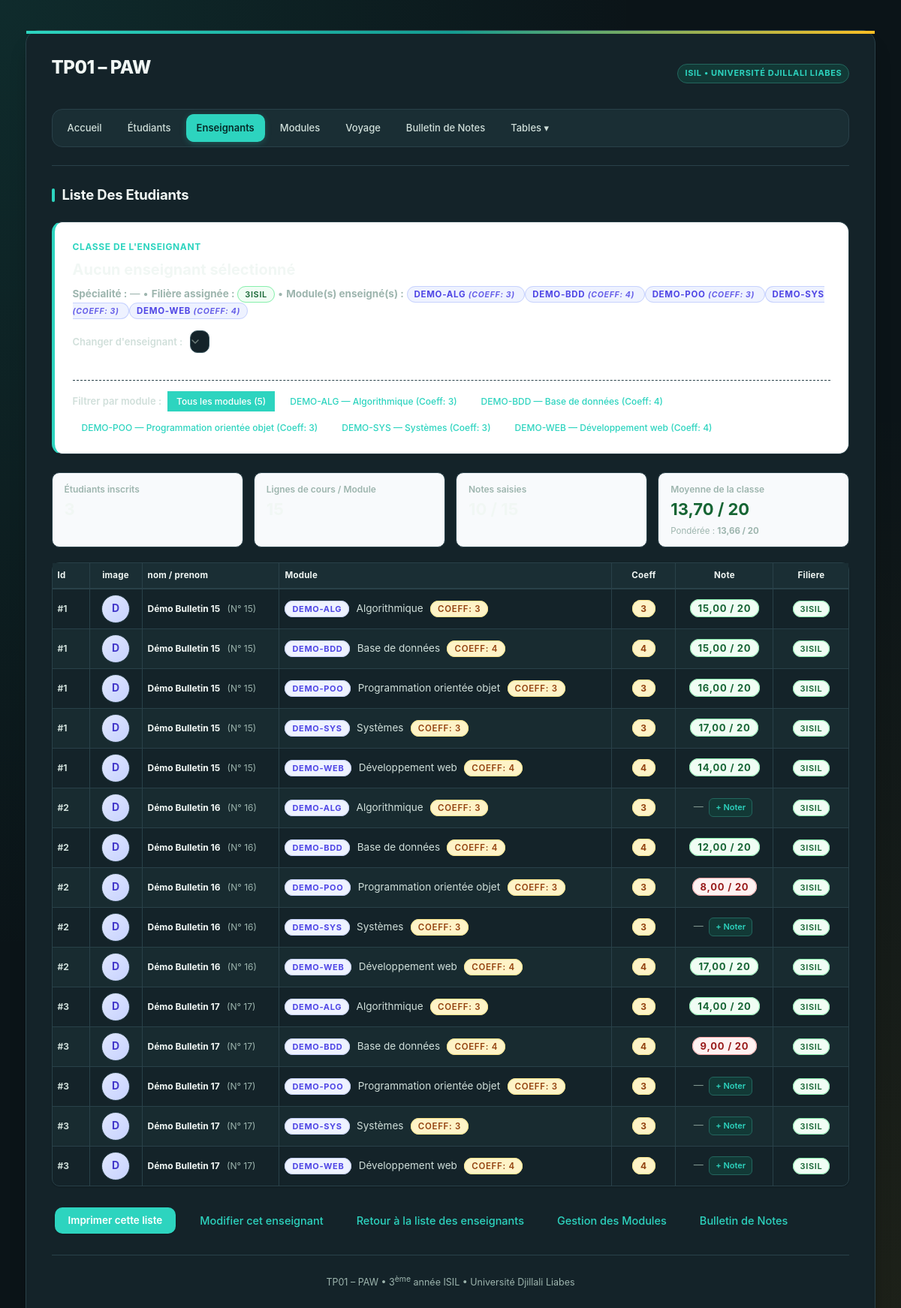
The page /enseignant/etudiants.php?filiere=3ISIL on the database its author committed.
### tables this page shows
CREATE TABLE IF NOT EXISTS personne (
  id               INT AUTO_INCREMENT PRIMARY KEY,
  numero           VARCHAR(10)  NOT NULL,
  civilite         VARCHAR(15)  NOT NULL,
  nom_prenom       VARCHAR(80)  NOT NULL,
  adresse          VARCHAR(150) NOT NULL,
  code_postal      VARCHAR(10)  NOT NULL,
  localite         VARCHAR(60)  NOT NULL,
  pays             VARCHAR(40)  NOT NULL,
  plateformes      VARCHAR(100) DEFAULT '',
  applications     VARCHAR(255) DEFAULT '',
  transport        VARCHAR(20)  NOT NULL DEFAULT '',
  sport            VARCHAR(40)  NOT NULL DEFAULT '',
  activites        VARCHAR(100) NOT NULL DEFAULT '',
  modules          VARCHAR(100) NOT NULL DEFAULT '',
  groupe_sanguin   VARCHAR(10)  NOT NULL DEFAULT '',
  modele_voiture   VARCHAR(150) NOT NULL DEFAULT '',
  filiere          VARCHAR(30)  NOT NULL DEFAULT '',
  nationalite_code VARCHAR(3)   NOT NULL,
  photo            VARCHAR(100) DEFAULT NULL,
   
  CONSTRAINT fk_personne_nationalite
    FOREIGN KEY (nationalite_code) REFERENCES nationalite(code)
    ON UPDATE CASCADE ON DELETE RESTRICT
);

CREATE TABLE IF NOT EXISTS module (
  id             INT AUTO_INCREMENT PRIMARY KEY,
  code_module    VARCHAR(20)  NOT NULL,
  designation    VARCHAR(100) NOT NULL,
  coefficient    INT          NOT NULL DEFAULT 1,
  volume_horaire INT          NOT NULL DEFAULT 0,
  filiere        VARCHAR(50)  NOT NULL
);

### enseignant/etudiants.php (the view, shortened to what the rows shown need)
<?php
require_once __DIR__ . '/../config/database.php';
require_once __DIR__ . '/../includes/fonctions.php';
$idParam        = isset($_GET['id']) ? (int)$_GET['id'] : (isset($_GET['enseignant_id']) ? (int)$_GET['enseignant_id'] : 0);
$filiereParam   = trim((string)($_GET['filiere'] ?? ''));
$moduleFilter   = trim((string)($_GET['module'] ?? ''));
$enseignant = null;
$filiere = $filiereParam !== '' ? $filiereParam : ($enseignant['filiere'] ?? '');
$activeModules = [];
if (empty($activeModules) && !empty($filiere)) {
    $stmtMods = $pdo->prepare("SELECT id, code_module, designation, coefficient, filiere FROM module WHERE filiere = :filiere ORDER BY code_module ASC");
    $stmtMods->execute([':filiere' => $filiere]);
    $activeModules = $stmtMods->fetchAll();
}
$displayedModules = $activeModules;
$etudiants = [];
$moduleIds = array_column($activeModules, 'id');
if (!empty($filiere)) {
    if (!empty($moduleIds)) {
        $inIds = implode(',', array_map('intval', $moduleIds));
        $sql = "SELECT DISTINCT p.id, p.numero, p.civilite, p.nom_prenom, p.filiere, p.photo
                FROM personne p
                LEFT JOIN note n ON n.etudiant_id = p.id
                WHERE p.filiere = :filiere OR (n.module_id IN ($inIds) AND :filiere2 != '')
                ORDER BY p.nom_prenom ASC";
        $stmt = $pdo->prepare($sql);
        $stmt->execute([
            ':filiere'  => $filiere,
            ':filiere2' => $filiere,
        ]);
    } else {
        $stmt = $pdo->prepare("SELECT id, numero, civilite, nom_prenom, filiere, photo FROM personne WHERE filiere = :filiere ORDER BY nom_prenom ASC");
        $stmt->execute([':filiere' => $filiere]);
    }
    $etudiants = $stmt->fetchAll();
}
$notesMap = [];
if (!empty($etudiants) && !empty($moduleIds)) {
    $eids = implode(',', array_map('intval', array_column($etudiants, 'id')));
    $mids = implode(',', array_map('intval', $moduleIds));
    $stmtNotes = $pdo->query("SELECT etudiant_id, module_id, note FROM note WHERE etudiant_id IN ($eids) AND module_id IN ($mids)");
    while ($row = $stmtNotes->fetch()) {
        $notesMap[$row['etudiant_id'] . '_' . $row['module_id']] = (float)$row['note'];
    }
}
$lignesTableau = [];
foreach ($etudiants as $etd) {
    if (empty($displayedModules)) {
        $lignesTableau[] = [
            'id'                 => $etd['id'],
            'numero'             => $etd['numero'],
            'photo'              => $etd['photo'],
            'nom_prenom'         => $etd['nom_prenom'],
            'module_id'          => null,
            'module_code'        => '—',
            'module_designation' => 'Aucun module assigné',
            'coefficient'        => null,
            'note'               => null,
            'filiere'            => $etd['filiere'],
        ];
    } else {
        foreach ($displayedModules as $mod) {
            $key = $etd['id'] . '_' . $mod['id'];
            $note = array_key_exists($key, $notesMap) ? $notesMap[$key] : null;
            $coeff = isset($mod['coefficient']) ? (int)$mod['coefficient'] : 1;
            $lignesTableau[] = [
                'id'                 => $etd['id'],
                'numero'             => $etd['numero'],
                'photo'              => $etd['photo'],
                'nom_prenom'         => $etd['nom_prenom'],
                'module_id'          => $mod['id'],
                'module_code'        => $mod['code_module'],
                'module_designation' => $mod['designation'],
                'coefficient'        => $coeff,
                'note'               => $note,
                'filiere'            => $etd['filiere'],
            ];
        }
    }
}
require __DIR__ . '/../includes/header.php';
?>
<div class="teacher-class-card" style="background:#ffffff; border:1px solid var(--border-light); border-left:4px solid var(--primary); border-radius:var(--radius-lg); padding:20px 24px; margin-bottom:24px; box-shadow:var(--shadow-sm);">
    <div style="display:flex; flex-wrap:wrap; justify-content:space-between; align-items:center; gap:16px;">
        <div>
            <p style="margin:0; color:var(--text-muted); font-size:13.5px;">
                <strong>Spécialité :</strong> <?= $enseignant ? h($enseignant['specialite']) : '—' ?> &bull;
                <strong>Filière assignée :</strong>
                <?php if (!empty($filiere)): ?>
                    <span class="brand-badge" style="background:#f0fdf4; color:#166534; border-color:#86efac; font-weight:600;"><?= h($filiere) ?></span>
                <?php else: ?>
                    <span style="color:var(--text-light);">Non renseignée</span>
                <?php endif; ?>
                &bull;
                <strong>Module(s) enseigné(s) :</strong>
                <?php if (!empty($activeModules)): ?>
                    <?php foreach ($activeModules as $am): ?>
                        <span class="brand-badge" style="background:#eef2ff; color:#4f46e5; border-color:#c7d2fe; font-size:11.5px;">
                            <?= h($am['code_module']) ?> <em style="font-size:10.5px; opacity:0.85;">(Coeff: <?= h($am['coefficient']) ?>)</em>
                        </span>
                    <?php endforeach; ?>
                <?php else: ?>
                    <span style="color:var(--text-light);">Aucun module</span>
                <?php endif; ?>
            </p>
        </div>
    </div>
    <?php if (count($activeModules) > 1): ?>
        <div style="margin-top:16px; padding-top:14px; border-top:1px dashed var(--border-light); display:flex; align-items:center; gap:8px; flex-wrap:wrap;">
            <span style="font-size:13px; font-weight:600; color:var(--text-body);">Filtrer par module :</span>
            <a href="etudiants.php?id=<?= h($idParam) ?>&module=all"
               class="btn-action <?= ($moduleFilter === '' || $moduleFilter === 'all') ? 'active-filter' : '' ?>"
               style="font-size:12px; padding:4px 12px; text-decoration:none;">
                Tous les modules (<?= count($activeModules) ?>)
            </a>
            <?php foreach ($activeModules as $am): ?>
                <?php $isActif = (strcasecmp($moduleFilter, $am['code_module']) === 0 || $moduleFilter === (string)$am['id']); ?>
                <a href="etudiants.php?id=<?= h($idParam) ?>&module=<?= urlencode($am['code_module']) ?>"
                   class="btn-action <?= $isActif ? 'active-filter' : '' ?>"
                   style="font-size:12px; padding:4px 12px; text-decoration:none;">
                    <?= h($am['code_module']) ?> — <?= h($am['designation']) ?> (Coeff: <?= h($am['coefficient']) ?>)
                </a>
            <?php endforeach; ?>
        </div>
    <?php endif; ?>
</div>
<?php if (empty($filiere)): ?>
    <div style="background:#fffbeb; border:1px solid #fde68a; color:#92400e; border-radius:var(--radius-md); padding:16px; margin-bottom:20px;">
        <p style="margin:0;"><strong>Attention :</strong> Cet enseignant n'a pas encore de <strong>Filière</strong> assignée. <a href="enseignant.php?id=<?= h($idParam) ?>">Modifier l'enseignant</a> pour lui attribuer une filière et des modules.</p>
    </div>
<?php elseif (empty($lignesTableau)): ?>
    <p>Aucun étudiant trouvé dans la filière <strong><?= h($filiere) ?></strong>.</p>
<?php else: ?>
    <table class="liste">
        <thead>
            <tr>
                <th style="width:50px;">Id</th>
                <th style="width:70px; text-align:center;">image</th>
                <th>nom / prenom</th>
                <th>Module</th>
                <th style="width:85px; text-align:center;">Coeff</th>
                <th style="width:130px; text-align:center;">Note</th>
                <th style="width:100px; text-align:center;">Filiere</th>
            </tr>
        </thead>
        <tbody>
            <?php foreach ($lignesTableau as $row): ?>
                <tr>
                    <td><strong>#<?= h($row['id']) ?></strong></td>
                    <td style="text-align:center;">
                        <?php if (!empty($row['photo']) && file_exists(__DIR__ . '/../uploads/' . $row['photo'])): ?>
                            <img src="../uploads/<?= h($row['photo']) ?>" alt="Photo de <?= h($row['nom_prenom']) ?>" style="width:38px; height:38px; border-radius:50%; object-fit:cover; border:1.5px solid var(--border-light); display:inline-block; vertical-align:middle;">
                        <?php else: ?>
                            <div style="width:38px; height:38px; border-radius:50%; background:linear-gradient(135deg, #e0e7ff 0%, #c7d2fe 100%); color:#4338ca; font-weight:700; font-size:14px; display:inline-flex; align-items:center; justify-content:center; border:1.5px solid var(--border-light); vertical-align:middle;" title="Sans photo">
                                <?= mb_strtoupper(mb_substr($row['nom_prenom'], 0, 1)) ?>
                            </div>
                        <?php endif; ?>
                    </td>
                    <td>
                        <strong style="color:var(--text-heading);"><?= h($row['nom_prenom']) ?></strong>
                        <span style="color:var(--text-muted); font-size:12px; margin-left:6px;">(N° <?= h($row['numero']) ?>)</span>
                    </td>
                    <td>
                        <span class="brand-badge" style="background:#eef2ff; color:#4f46e5; border-color:#c7d2fe; font-weight:700; margin-right:6px;"><?= h($row['module_code']) ?></span>
                        <span style="color:var(--text-body); font-size:13.5px;"><?= h($row['module_designation']) ?></span>
                        <?php if ($row['coefficient'] !== null): ?>
                            <span class="brand-badge" style="background:#fef3c7; color:#92400e; border-color:#fde68a; font-weight:600; font-size:11.5px; margin-left:6px;" title="Coefficient du module">Coeff: <?= h($row['coefficient']) ?></span>
                        <?php endif; ?>
                    </td>
                    <td style="text-align:center;">
                        <?php if ($row['coefficient'] !== null): ?>
                            <span class="brand-badge" style="background:#fef3c7; color:#92400e; border-color:#fde68a; font-weight:700; font-size:12px; padding:3px 10px;" title="Coefficient du module">
                                <?= h($row['coefficient']) ?>
                            </span>
                        <?php else: ?>
                            <span style="color:var(--text-light);">—</span>
                        <?php endif; ?>
                    </td>
                    <td style="text-align:center;">
                        <?php if ($row['note'] !== null): ?>
                            <?php $isAdmis = $row['note'] >= 10; ?>
                            <span class="brand-badge" style="background:<?= $isAdmis ? '#f0fdf4' : '#fef2f2' ?>; color:<?= $isAdmis ? '#166534' : '#991b1b' ?>; border-color:<?= $isAdmis ? '#86efac' : '#fca5a5' ?>; font-weight:700; font-size:13px; padding:3px 10px;">
                                <?= number_format($row['note'], 2, ',', ' ') ?> / 20
                            </span>
                        <?php else: ?>
                            <span style="color:var(--text-light); font-size:13px;">—</span>
                            <?php if ($row['module_id']): ?>
                                <a href="../bulletin/bulletin.php?id=<?= h($row['id']) ?>&module_id=<?= h($row['module_id']) ?>" style="font-size:11px; margin-left:4px; color:var(--primary); text-decoration:none;" title="Saisir la note dans le Bulletin">+ Noter</a>
                            <?php endif; ?>
                        <?php endif; ?>
                    </td>
                    <td style="text-align:center;">
                        <span class="brand-badge" style="background:#f0fdf4; color:#166534; border-color:#86efac; font-weight:600;"><?= h($row['filiere']) ?></span>
                    </td>
                </tr>
            <?php endforeach; ?>
        </tbody>
    </table>
<?php endif; ?>
<?php require __DIR__ . '/../includes/footer.php'; ?>

### rows shown on the page
personne: filiere "3ISIL"
module: code_module "DEMO-ALG", coefficient "3", designation "Algorithmique", id "1", nom_prenom "D", nom_prenom "Démo Bulletin 15", numero "15", note "15,00", filiere "3ISIL", id "2", nom_prenom "Démo Bulletin 16", numero "16", id "3", nom_prenom "Démo Bulletin 17", numero "17", note "14,00"
module: code_module "DEMO-BDD", coefficient "4", designation "Base de données", id "1", nom_prenom "D", nom_prenom "Démo Bulletin 15", numero "15", note "15,00", filiere "3ISIL", id "2", nom_prenom "Démo Bulletin 16", numero "16", note "12,00", id "3", nom_prenom "Démo Bulletin 17", numero "17", note "9,00"
module: code_module "DEMO-POO", coefficient "3", designation "Programmation orientée objet", id "1", nom_prenom "D", nom_prenom "Démo Bulletin 15", numero "15", note "16,00", filiere "3ISIL", id "2", nom_prenom "Démo Bulletin 16", numero "16", note "8,00", nom_prenom "Démo Bulletin 17", numero "17"
module: code_module "DEMO-SYS", coefficient "3", designation "Systèmes", id "1", nom_prenom "D", nom_prenom "Démo Bulletin 15", numero "15", note "17,00", filiere "3ISIL", id "2", nom_prenom "Démo Bulletin 16", numero "16", nom_prenom "Démo Bulletin 17", numero "17"
module: code_module "DEMO-WEB", coefficient "4", designation "Développement web", id "1", nom_prenom "D", nom_prenom "Démo Bulletin 15", numero "15", note "14,00", filiere "3ISIL", id "2", nom_prenom "Démo Bulletin 16", numero "16", note "17,00", id "3", nom_prenom "Démo Bulletin 17", numero "17"

### other values the page prints
$titre "Liste Des Etudiants"
count($activeModules) "5"
$moyenneClasse "13,70"
$moyennePonderee "13,66"
